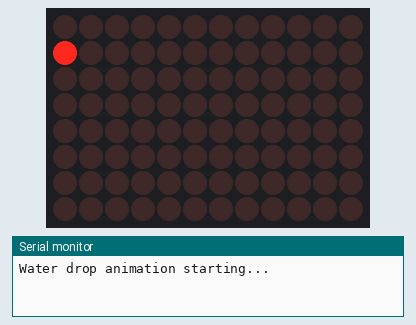
The sketch below on a simulated Arduino Uno R4 WiFi. Parts: 12×8 LED matrix, the last lines printed to the serial monitor. Random numbers use the default seed unless the sketch sets one.

Above: at 0.82 s.
At 6.82 s:
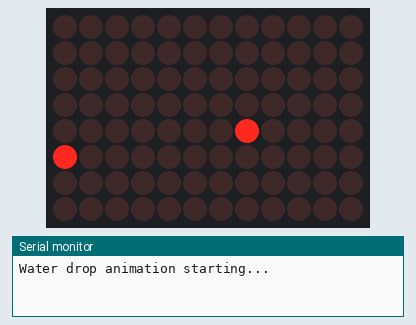
At 12.7 s:
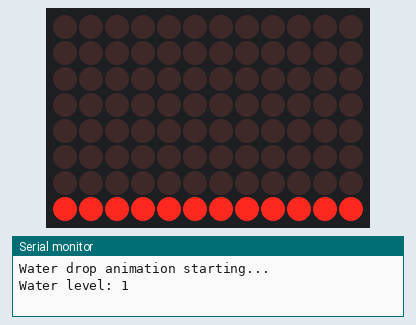
At 21.1 s:
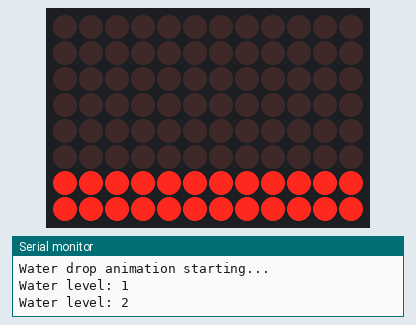
At 32.6 s:
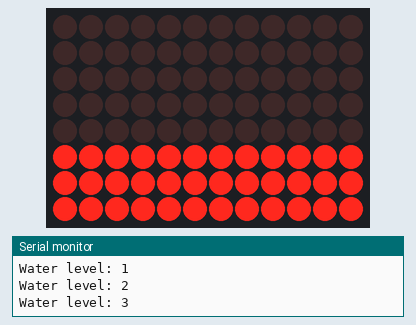
At 38.5 s:
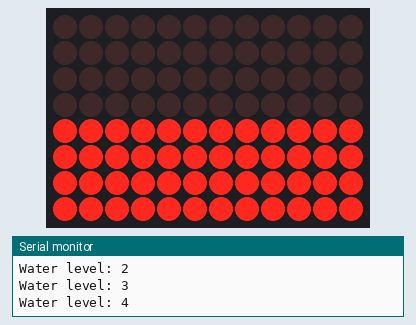

The sketch:

water_drop_animation.ino
```cpp
// Arduino UNO R4 WiFi - Water Drop Falling Animation
// Simulates water drops falling from top and filling at bottom
// LED Matrix is 12 columns x 8 rows

#include "Arduino_LED_Matrix.h"

ArduinoLEDMatrix matrix;

// Matrix is 8 rows x 12 cols
// We store it as bool grid[8][12]
bool grid[8][12];

// Each drop has a column and current row position
struct Drop {
  int col;
  int row;
  bool active;
};

#define MAX_DROPS 4
Drop drops[MAX_DROPS];

int fillLevel = 7; // bottom row index (fills upward, so this decreases)
int filledRows = 0;

void clearGrid() {
  for (int r = 0; r < 8; r++)
    for (int c = 0; c < 12; c++)
      grid[r][c] = false;
}

void drawFilledBottom() {
  // Draw the accumulated water at the bottom
  for (int r = 7; r >= (8 - filledRows); r--) {
    for (int c = 0; c < 12; c++) {
      grid[r][c] = true;
    }
  }
}

void renderGrid() {
  // Convert bool grid to the 3x uint32_t format the library expects
  // Matrix format: 96 bits = 12 cols x 8 rows
  // bit layout: row0 is MSB side

  uint32_t frame[3] = {0, 0, 0};

  for (int r = 0; r < 8; r++) {
    for (int c = 0; c < 12; c++) {
      if (grid[r][c]) {
        // Each row is 12 bits, packed into 96 bits across 3 uint32_t values
        int bitIndex = r * 12 + c;
        int wordIndex = bitIndex / 32;
        int bitPos = 31 - (bitIndex % 32);
        frame[wordIndex] |= (1UL << bitPos);
      }
    }
  }

  matrix.loadFrame(frame);
}

void spawnDrop() {
  // Find an inactive drop slot
  for (int i = 0; i < MAX_DROPS; i++) {
    if (!drops[i].active) {
      drops[i].col = random(0, 12);
      drops[i].row = 0;
      drops[i].active = true;
      break;
    }
  }
}

void setup() {
  Serial.begin(9600);
  matrix.begin();
  randomSeed(analogRead(A0));

  for (int i = 0; i < MAX_DROPS; i++) drops[i].active = false;

  Serial.println("Water drop animation starting...");
}

void loop() {
  clearGrid();

  // Randomly spawn new drops
  if (random(0, 5) == 0) {
    spawnDrop();
  }

  int bottomFill = 8 - filledRows; // row index where filled water starts

  // Move drops down
  for (int i = 0; i < MAX_DROPS; i++) {
    if (!drops[i].active) continue;

    drops[i].row++;

    // Check if drop hit the water surface or bottom
    if (drops[i].row >= bottomFill) {
      drops[i].active = false;

      // Add to fill level
      if (filledRows < 8) {
        // Count how many drops have hit - fill a row every few drops
        static int dropCount = 0;
        dropCount++;
        if (dropCount >= 12) { // 12 drops fill one row
          dropCount = 0;
          filledRows++;
          Serial.print("Water level: ");
          Serial.println(filledRows);
        }
      }
    } else {
      grid[drops[i].row][drops[i].col] = true;
    }
  }

  drawFilledBottom();

  // If fully filled, reset
  if (filledRows >= 8) {
    delay(1000);
    filledRows = 0;
    Serial.println("Resetting...");
  }

  renderGrid();
  delay(150);
}
```

Measured:
- what the display in image 2 shows lasts 1.5 s, from 12.6 s to 14.1 s
- what the display in image 3 shows lasts 1.2 s, from 21.0 s to 22.2 s
- what the display in image 5 shows lasts 0.9 s, from 38.4 s to 39.3 s
